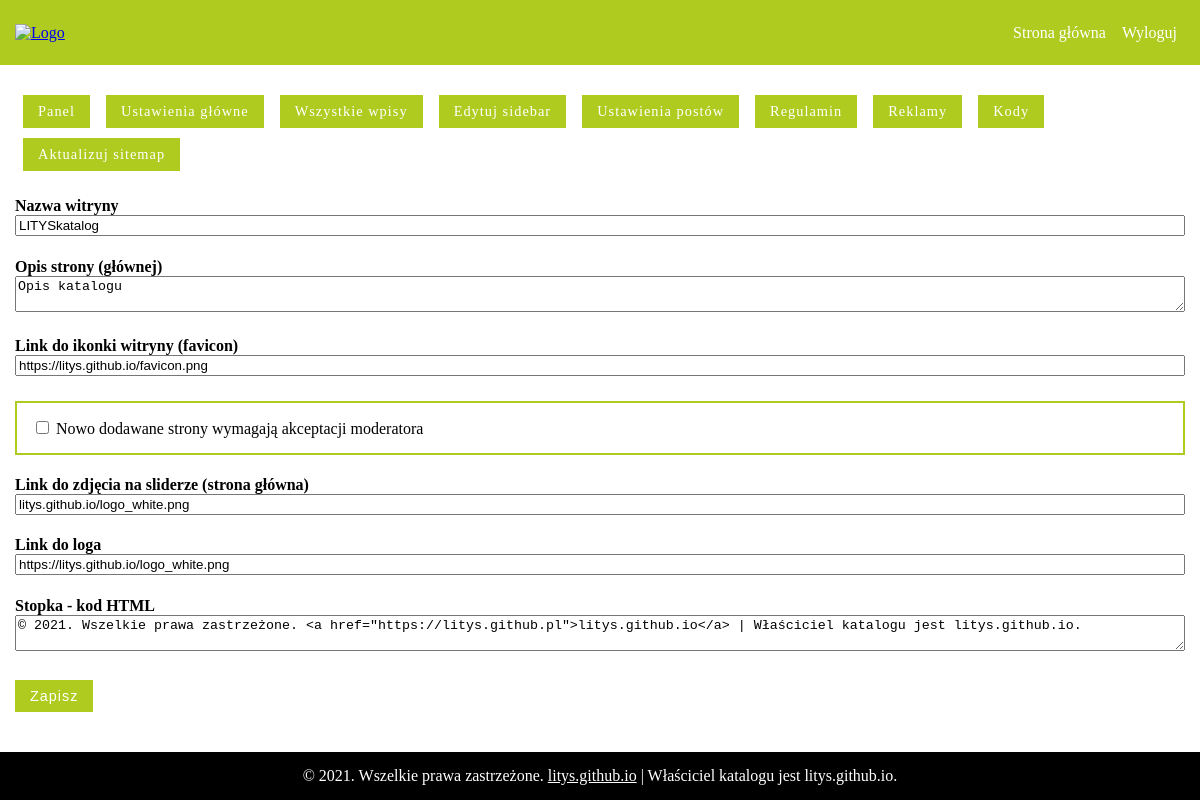
Page /pages/panel.php?c=head (signed in) on the earlier database version.
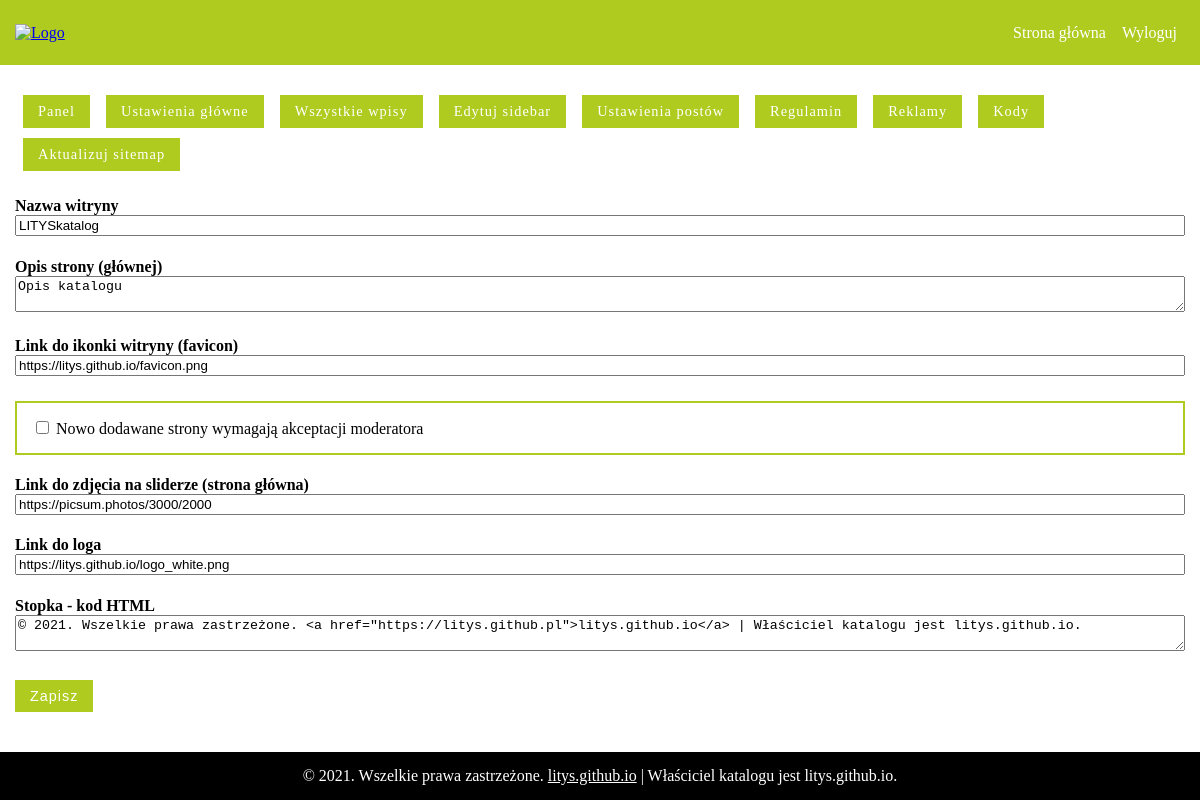
Same page on the later database version.
### tables this page shows
CREATE TABLE `settings` (
  `id` int(11) NOT NULL,
  `name` text NOT NULL,
  `data` text NOT NULL
);

CREATE TABLE `components` (
  `id` int(11) NOT NULL,
  `name` text NOT NULL,
  `data` text NOT NULL
);

### functions.php (called while the page is built, shortened)
<?php
function footer(){
    include_once('components/footer.php');
}
class DB{
    private static function connect(){
        include('config.php');
        $host = $admin_host;
        $db = $admin_database;
        $user = $admin_user;
        $password = $admin_password;
        $pdo = new PDO('mysql:host='.$host.';dbname='.$db,$user,$password);
        $pdo->setAttribute(PDO::ATTR_ERRMODE, PDO::ERRMODE_EXCEPTION);
        return $pdo;
    }
    public static function get_settings($name){
        $query = "SELECT * FROM settings WHERE name='".$name."'";
        $stmt = self::connect()->prepare($query);
        $stmt->execute();
        $data = $stmt->fetchAll(PDO::FETCH_ASSOC);
        return $data[0]['data'];
    }
    public static function get_component($name){
        $query = "SELECT * FROM components WHERE name='".$name."'";
        $stmt = self::connect()->prepare($query);
        $stmt->execute();
        $data = $stmt->fetchAll(PDO::FETCH_ASSOC);
        $decoded = json_decode($data[0]['data'],true);
        return $decoded;
    }
}

### pages/panel.php (the view, shortened to what this page needs)
<?php
   if(isset($_GET['c'])) $panle_page = $_GET['c'];
   else $panle_page = 'home';
?>
<!DOCTYPE html>
<html lang="en">
<head>
    <link rel="stylesheet" href="/css/global.min.css">
</head>
<body>
<div class="content">
    <div class="toolbar">
        <div class="container inner">
            <?php $logo_url = DB::get_component('head')[0]['logo']; ?>
            <div>
                <a href="/">
                    <img class="logo" src="<?php echo $logo_url?>" alt="Logo">
                </a>
            </div>
            <div class="menu">
                <a href="/">Strona główna</a>
                <a href="?logout=true">Wyloguj</a>
            </div>
        </div>
    </div>
    <div class="container dashboard">
        <div class="dash_menu">
            <a href="?c=home">Panel</a>
            <a href="?c=head">Ustawienia główne</a>
            <a href="?c=all_posts">Wszystkie wpisy</a>
            <a href="?c=sidebar">Edytuj sidebar</a>
            <a href="?c=posts">Ustawienia postów</a>
            <a href="?c=rules">Regulamin</a>
            <a href="?c=ads">Reklamy</a>
            <a href="?c=codes">Kody</a>
            <a href="?c=sitemap">Aktualizuj sitemap</a>
        </div>
        <?php if($panle_page=='head') : ?>
            <?php
                $website_title = DB::get_settings('website_title');
                $website_description = DB::get_settings('website_description');
                $website_icon = DB::get_settings('website_icon');
                $moderator_mode = DB::get_settings('moderator_mode');
                $slider = DB::get_component('home_slider')[0]['img'];
                $head = DB::get_component('head')[0];
            ?>
            <form action="" method="POST" class="head">
                <h4>Nazwa witryny</h4>
                <input type="text" name="website_title" placeholder="Tytuł" value="<?php echo $website_title ?>">
                <h4>Opis strony (głównej)</h4>
                <textarea name="website_description"><?php echo $website_description ?></textarea>
                <h4>Link do ikonki witryny (favicon)</h4>
                <input type="text" name="website_icon" placeholder="URL do ikonki" value="<?php echo $website_icon ?>">
                <div class="moderator_mode">
                    <input type="checkbox" id="moderator_mode" name="moderator_mode" <?php if($moderator_mode) echo 'checked'; ?> >
                    <label for="moderator_mode">Nowo dodawane strony wymagają akceptacji moderatora</label>
                </div>
                <h4>Link do zdjęcia na sliderze (strona główna)</h4>
                <input type="text" name="img" placeholder="URL do zdjęcia" value="<?php echo $slider ?>">
                <h4>Link do loga</h4>
                <input type="text" name="logo" placeholder="URL do zdjęcia" value="<?php echo $head['logo'] ?>">
                <h4>Stopka - kod HTML</h4>
                <textarea name="footer"><?php echo $head['footer']; ?></textarea>
                <input type="submit" value="Zapisz">
            </form>
        <?php endif; ?>
    </div>
</div>
<?php footer(); ?>
</body>
</html>

### components/footer.php
<?php
    $footer_copy_text = DB::get_component('head')[0]['footer'];
?>
<div class="footer">
    <div>
    <p><?php echo $footer_copy_text; ?></p>
    </div>
</div>

Differences in the rows shown:
changed components: img "litys.github.io/logo_white.png" → "https://picsum.photos/3000/2000"
